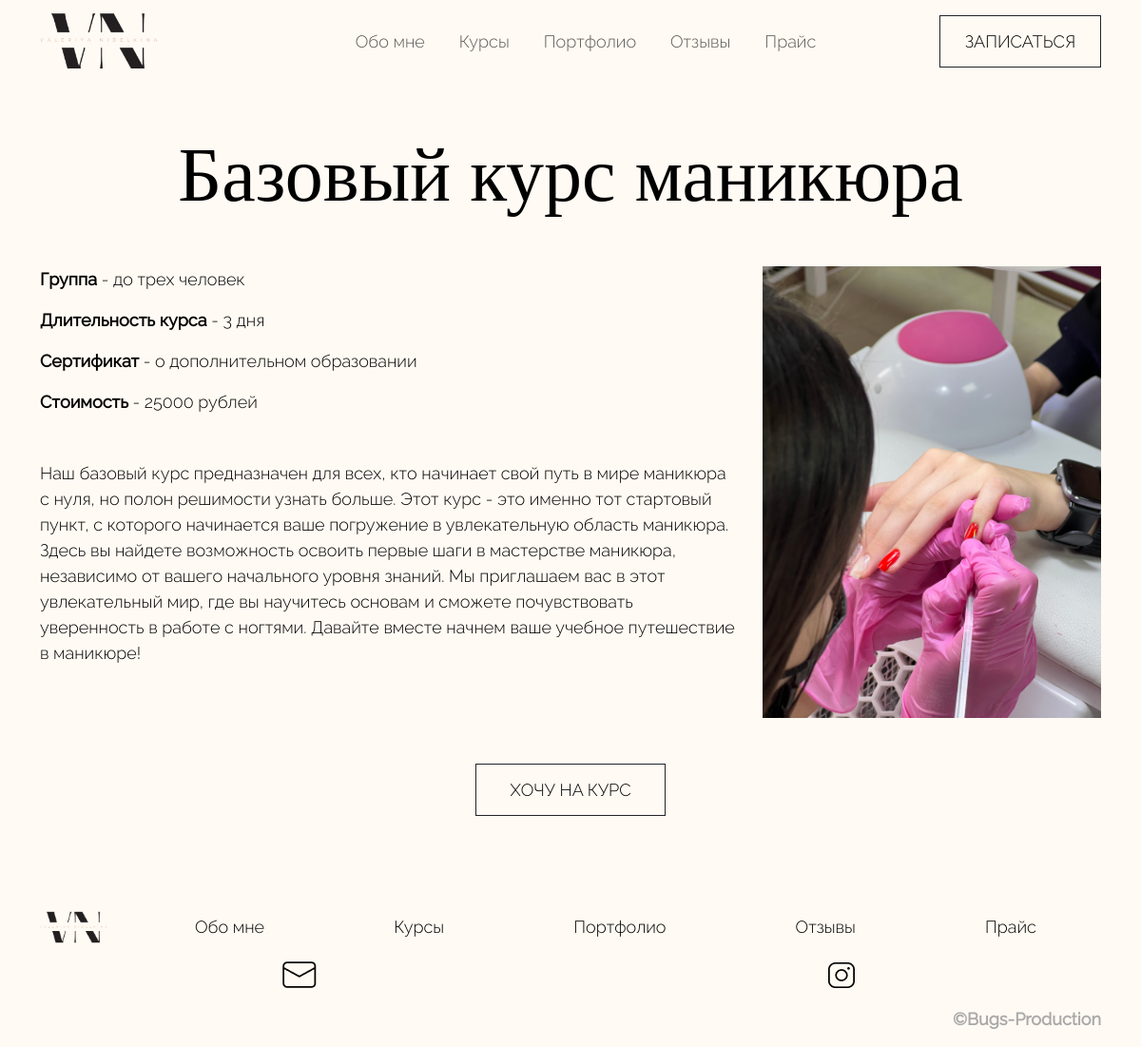
/courses/bazovyij-kurs-manikyura, run on the app's committed database.
### courses/models.py (models this page shows, shortened)
class Course(models.Model):
    class Meta:
        verbose_name = 'курс'
        verbose_name_plural = 'Курсы'
    name = models.CharField('Наименование курса', max_length=50)
    img = models.ImageField('Картинка для курса', upload_to='img-courses')
    mini_description = models.TextField('Мини описание курса')
    count_group = models.CharField('Количество людей в группе', max_length=30)
    time_course = models.CharField('Длительность курса', max_length=30)
    certificate = models.CharField('Документ об окончании курса', max_length=30)
    price = models.IntegerField('Стоимость курса')
    description = models.TextField('Полное описание курса')
    create_date = models.DateTimeField(auto_now_add=True)
    slug = models.SlugField(max_length=255, unique=True, blank=True, null=True, verbose_name='Slug')

### main/views.py (the view)
# urls.py: path('courses/<slug:slug>', CourseView.as_view(), name='course'),
class CourseView(DetailView):
    model = Course
    template_name = 'main/course.html'
    context_object_name = 'course'

### templates/main/course.html (shortened to what this page needs)
{% extends 'main/layout.html' %}
{% load static %}
{% block link %}
<link rel="stylesheet" href="{% static 'main/style/courses.css' %}">
{% endblock %}
{% block links %}
<ul class="navbar-nav mr-auto">
    <li class="nav-item"><a href="{% url 'about' %}" class="nav-link">Обо мне</a></li>
    <li class="nav-item"><a href="{% url 'courses' %}" class="nav-link">Курсы</a></li>
    <li class="nav-item"><a href="{% url 'home' %}" class="nav-link">Портфолио</a></li>
    <li class="nav-item"><a href="{% url 'home' %}" class="nav-link">Отзывы</a></li>
    <li class="nav-item"><a href="{% url 'home' %}" class="nav-link">Прайс</a></li>
</ul>
{% endblock %}
{% block content %}
<main>
    <section class="course-detailed">
        <div class="container">
            <h1 class="text-center">{{ course.name }}</h1>
            <div class="row course-detailed-content mt-5">
                <div class="course-detailed-content-left col-12 col-md-8">
                    <div class="course-detaled-mini-description mb-5">
                        <p><span>Группа</span> - {{ course.count_group }}</p>
                        <p><span>Длительность курса</span> - {{ course.time_course }}</p>
                        <p><span>Сертификат</span> - {{ course.certificate }}</p>
                        <p><span>Стоимость</span> - {{ course.price }} рублей</p>
                    </div>
                    <div class="course-detailed-description">
                        <p>{{ course.description }}</p>
                    </div>
                </div>
                <div class="course-detailed-content-right col-12 col-md-4">
                    <img src="{{ course.img.url }}" alt="" class="img-fluid">
                </div>
            </div>
            <div class="sign-button sign-course mt-5"><a href="{% url 'enroll-course' course_slug=course.slug %}">Хочу
                на курс</a></div>
        </div>
    </section>
</main>
{% endblock %}
{% block links-footer %}
<li><a href="{% url 'about' %}">Обо мне</a></li>
<li class="nav-item"><a href="{% url 'courses' %}" class="nav-link">Курсы</a></li>
<li><a href="{% url 'home' %}">Портфолио</a></li>
<li><a href="{% url 'home' %}">Отзывы</a></li>
<li><a href="{% url 'home' %}">Прайс</a></li>
{% endblock %}

### static/main/style/courses.css (style rules this page uses)
.course-detailed-content { display: flex; align-items: flex-start; }
.sign-course { max-width: 200px; }

### static/main/style/base.css (style rules this page uses)
li, a, p { font-size: 18px; font-family: Raleway-L; color: #000; }
h1 { font-size: 6vw; color: #000; font-family: Cormorant; }
span { font-family: Raleway-R; font-size: 18px; font-weight: bolder; color: #000; }
@media (min-width: 1200px) { h1 { font-size: 80px; } }
body { background-color: #fffaf3; }
header li { margin: 0 10px; }
.sign-button { display: flex; justify-content: center; align-items: center; font-size: 18px; font-family: Raleway-R; text-transform: uppercase; background-color: transparent; border: solid 1px; padding: 13px 26px; max-width: 170px; margin: 0 auto; }
.sign-button a { text-decoration: none; }
main { margin-top: 50px; }
footer a { text-decoration: none; }

### data on the page
Course: name "Базовый курс маникюра", count_group "до трех человек", time_course "3 дня", certificate "о дополнительном образовании", price "25000", description "Наш базовый курс предназначен для всех, кто начинает свой путь в мире маникюра с нуля, но полон решимости узнать больше. Этот курс - это именно тот стартовый пункт, с которого начинается ваше погружение в увлекательную область маникюра. Здесь вы найдете возможность освоить первые шаги в мастерстве маникюра, независимо от вашего начального уровня знаний. Мы приглашаем вас в этот увлекательный мир, где вы научитесь основам и сможете почувствовать уверенность в работе с ногтями. Давайте вместе начнем ваше учебное путешествие в маникюре!", img (picture)
